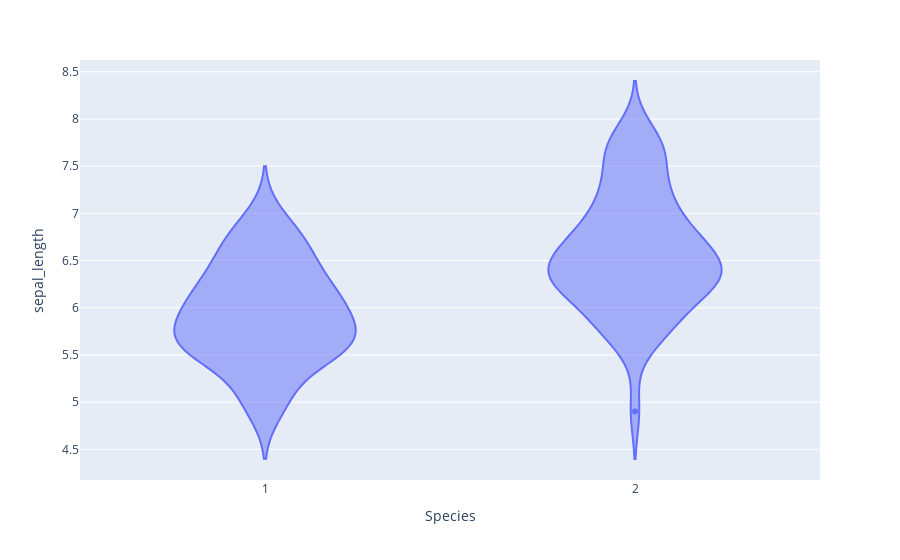

Notebook cell for this chart:
### Markdown cell above
# Violin plot on sepal length

### Code cell
fig = px.violin(X, y="sepal_length",x ="Species")
fig.show()

### Figure 1 — Plotly figure (JSON) as saved in the notebook; plotly's stock layout.template omitted (floating-point values rounded to 4 significant figures)
{"data": [{"alignmentgroup": "True", "box": {"visible": false}, "hovertemplate": "Species=%{x}<br>sepal_length=%{y}<extra></extra>", "legendgroup": "", "marker": {"color": "#636efa"}, "name": "", "offsetgroup": "", "orientation": "v", "scalegroup": "True", "showlegend": false, "type": "violin", "x": [1, 1, 1, 1, 1, 1, 1, 1, 1, 1, 1, 1, 1, 1, 1, 1, 1, 1, 1, 1, 1, 1, 1, 1, 1, 1, 1, 1, 1, 1, 1, 1, 1, 1, 1, 1, 1, 1, 1, 1, 1, 1, 1, 1, 1, 1, 1, 1, 1, 1, 2, 2, 2, 2, 2, 2, 2, 2, 2, 2, 2, 2, 2, 2, 2, 2, 2, 2, 2, 2, 2, 2, 2, 2, 2, 2, 2, 2, 2, 2, 2, 2, 2, 2, 2, 2, 2, 2, 2, 2, 2, 2, 2, 2, 2, 2, 2, 2, 2, 2], "x0": " ", "xaxis": "x", "y": [7, 6.4, 6.9, 5.5, 6.5, 5.7, 6.3, 4.9, 6.6, 5.2, 5, 5.9, 6, 6.1, 5.6, 6.7, 5.6, 5.8, 6.2, 5.6, 5.9, 6.1, 6.3, 6.1, 6.4, 6.6, 6.8, 6.7, 6, 5.7, 5.5, 5.5, 5.8, 6, 5.4, 6, 6.7, 6.3, 5.6, 5.5, 5.5, 6.1, 5.8, 5, 5.6, 5.7, 5.7, 6.2, 5.1, 5.7, 6.3, 5.8, 7.1, 6.3, 6.5, 7.6, 4.9, 7.3, 6.7, 7.2, 6.5, 6.4, 6.8, 5.7, 5.8, 6.4, 6.5, 7.7, 7.7, 6, 6.9, 5.6, 7.7, 6.3, 6.7, 7.2, 6.2, 6.1, 6.4, 7.2, 7.4, 7.9, 6.4, 6.3, 6.1, 7.7, 6.3, 6.4, 6, 6.9, 6.7, 6.9, 5.8, 6.8, 6.7, 6.7, 6.3, 6.5, 6.2, 5.9], "y0": " ", "yaxis": "y"}], "layout": {"legend": {"tracegroupgap": 0}, "margin": {"t": 60}, "violinmode": "group", "xaxis": {"anchor": "y", "domain": [0, 1], "title": {"text": "Species"}}, "yaxis": {"anchor": "x", "domain": [0, 1], "title": {"text": "sepal_length"}}}}
